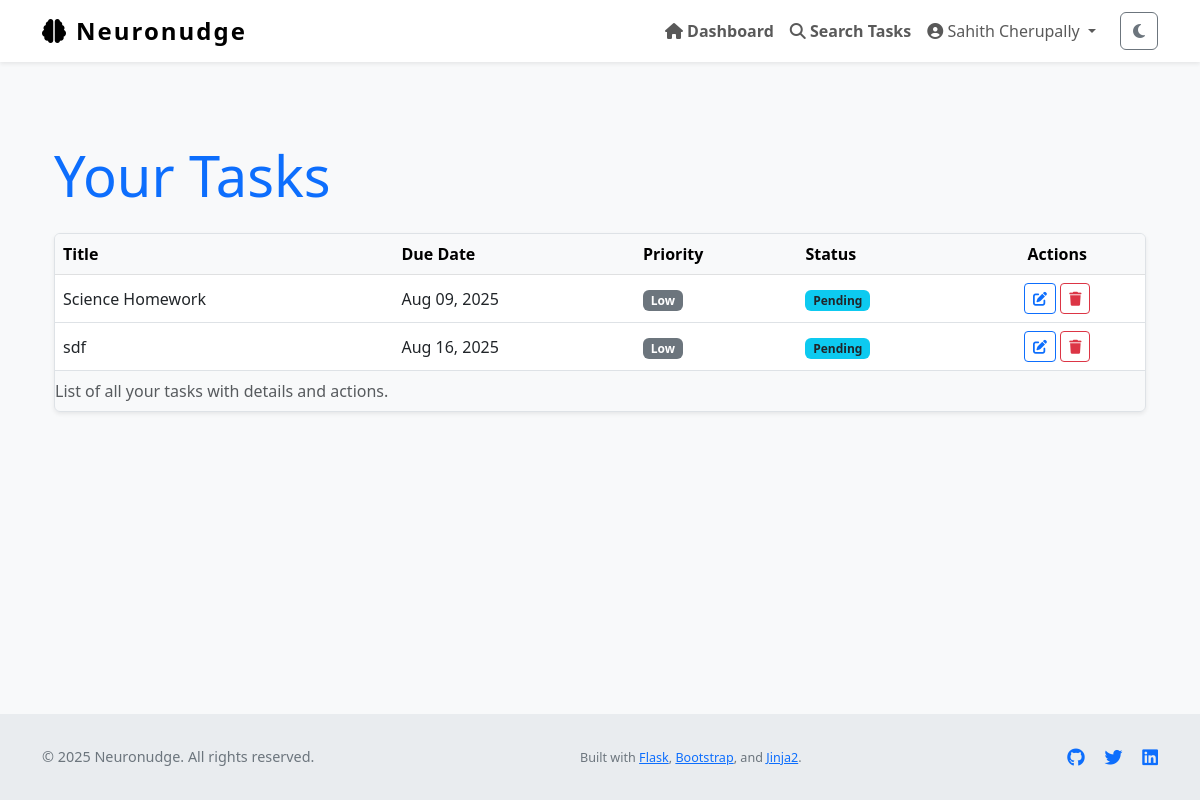
The page /tasks (signed in) on the database its author committed.
### Neuronudge/models.py (models this page shows, shortened)
class User(UserMixin, db.Model):
    id = db.Column(db.Integer, primary_key=True)
    name = db.Column(db.String(150), nullable=True)                # full name
    username = db.Column(db.String(150), unique=True, nullable=False)
    email = db.Column(db.String(150), unique=True, nullable=False)
    password_hash = db.Column(db.String(256), nullable=False)
    profile_type = db.Column(db.String(50), nullable=False, default='General')
    created_at = db.Column(db.DateTime, default=datetime.utcnow)
    tasks = db.relationship('Task', backref='user', lazy=True)
    logs = db.relationship('ActivityLog', backref='user', lazy=True)
    preferences = db.relationship('OnboardingPreferences', back_populates='user', uselist=False)

class Task(db.Model):
    id = db.Column(db.Integer, primary_key=True)
    title = db.Column(db.String(255), nullable=False)
    description = db.Column(db.Text)
    due_date = db.Column(db.DateTime)
    completed = db.Column(db.Boolean, default=False)
    priority = db.Column(db.Integer, default=3)         # 1 = high, 2 = med, 3 = low
    reminder_set = db.Column(db.Boolean, default=False)
    created_at = db.Column(db.DateTime, default=datetime.utcnow)
    updated_at = db.Column(db.DateTime, default=datetime.utcnow, onupdate=datetime.utcnow)
    user_id = db.Column(db.Integer, db.ForeignKey('user.id'), nullable=False)

### Neuronudge/views.py (the view)
@views.route('/tasks')
@login_required
def task_list():
    page = request.args.get('page', 1, type=int)
    tasks = Task.query.filter_by(user_id=current_user.id).paginate(page=page, per_page=10)
    return render_template('task_list.html', tasks=tasks)

### Neuronudge/__init__.py (called while the page is built)
def create_app():
    app = Flask(__name__)
    app.config['SECRET_KEY'] = os.environ.get("SECRET_KEY", "thisissecret")
    app.config['SQLALCHEMY_DATABASE_URI'] = 'sqlite:///db.sqlite'
    app.config['SQLALCHEMY_TRACK_MODIFICATIONS'] = False
    db.init_app(app)
    from .views import views
    from .auth import auth
    app.register_blueprint(views, url_prefix='/')
    app.register_blueprint(auth, url_prefix='/auth')
    from .models import User
    login_manager = LoginManager()
    login_manager.login_view = 'auth.login'
    login_manager.init_app(app)
    @login_manager.user_loader
    def load_user(id):
        return User.query.get(int(id))
    return app

### Neuronudge/templates/task_list.html (shortened to what this page needs)
{% extends "layout.html" %}
{% block content %}
<section aria-labelledby="taskListHeading" class="my-5">
    <div class="container">
        <h1 id="taskListHeading" class="mb-4 display-4 text-primary">Your Tasks</h1>
        {% if tasks %}
        <div class="table-responsive shadow-sm rounded border">
            <table class="table table-hover align-middle mb-0" aria-describedby="taskListDesc">
                <caption id="taskListDesc">List of all your tasks with details and actions.</caption>
                <thead class="table-light">
                    <tr>
                        <th scope="col">Title</th>
                        <th scope="col">Due Date</th>
                        <th scope="col">Priority</th>
                        <th scope="col">Status</th>
                        <th scope="col" class="text-center">Actions</th>
                    </tr>
                </thead>
                <tbody>
                    {% for task in tasks %}
                    <tr>
                        <td>{{ task.title }}</td>
                        <td>{{ task.due_date.strftime('%b %d, %Y') if task.due_date else 'No due date' }}</td>
                        <td>
                            {% if task.priority == 'High' %}
                                <span class="badge bg-danger">High</span>
                            {% elif task.priority == 'Medium' %}
                                <span class="badge bg-warning text-dark">Medium</span>
                            {% else %}
                                <span class="badge bg-secondary">Low</span>
                            {% endif %}
                        </td>
                        <td>
                            {% if task.completed %}
                                <span class="badge bg-success">Completed</span>
                            {% else %}
                                <span class="badge bg-info text-dark">Pending</span>
                            {% endif %}
                        </td>
                        <td class="text-center">
                            <a href="{{ url_for('views.task_edit', task_id=task.id) }}" class="btn btn-sm btn-outline-primary" aria-label="Edit task {{ task.title }}">
                                <i class="fa-solid fa-pen-to-square"></i>
                            </a>
                            <button type="button" class="btn btn-sm btn-outline-danger btn-delete-task" data-task-id="{{ task.id }}" aria-label="Delete task {{ task.title }}">
                                <i class="fa-solid fa-trash"></i>
                            </button>
                        </td>
                    </tr>
                    {% endfor %}
                </tbody>
            </table>
        </div>
        {% else %}
        <p class="text-muted text-center fs-5">You have no tasks yet. <a href="{{ url_for('views.task_create') }}">Create your first task now.</a></p>
        {% endif %}
    </div>
</section>
{% endblock %}

### Neuronudge/templates/layout.html (shortened to what this page needs)
<!DOCTYPE html>
<html lang="en" class="h-100" data-theme="light">
<head>
    <link href="https://cdn.jsdelivr.net/npm/bootstrap@5.3.0/dist/css/bootstrap.min.css" rel="stylesheet" />
    <link href="https://cdnjs.cloudflare.com/ajax/libs/font-awesome/6.4.0/css/all.min.css" rel="stylesheet" />
    <link rel="stylesheet" href="{{ url_for('static', filename='style.css') }}" />
</head>
<body class="d-flex flex-column h-100" role="document" aria-live="polite" aria-busy="false" aria-label="Neuronudge main document">
<nav class="navbar navbar-expand-lg navbar-light fixed-top bg-white shadow-sm" role="navigation" aria-label="Main navigation">
    <div class="container">
        <a class="navbar-brand d-flex align-items-center" href="{{ url_for('views.home') }}" aria-label="Neuronudge homepage">
            <i class="fa-solid fa-brain me-2" aria-hidden="true"></i> Neuronudge
        </a>
        <div class="collapse navbar-collapse" id="navbarNav">
            <ul class="navbar-nav ms-auto align-items-center" role="menubar">
                {% if current_user.is_authenticated %}
                    <li class="nav-item" role="none">
                        <a class="nav-link fw-semibold" href="{{ url_for('views.dashboard') }}" role="menuitem">
                            <i class="fa-solid fa-house"></i> Dashboard
                        </a>
                    </li>
                    <li class="nav-item" role="none">
                        <a class="nav-link fw-semibold" href="{{ url_for('views.task_search') }}" role="menuitem">
                            <i class="fa-solid fa-magnifying-glass"></i> Search Tasks
                        </a>
                    </li>
                    <li class="nav-item dropdown" role="none">
                        <a class="nav-link dropdown-toggle" href="#" id="profileDropdown" role="button"
                           data-bs-toggle="dropdown" aria-expanded="false" aria-haspopup="true" aria-controls="profileDropdownMenu">
                            <i class="fa-solid fa-user-circle"></i> {{ current_user.name or current_user.email }}
                        </a>
                    </li>
                    <li class="nav-item" role="none">
                        <button id="darkModeToggle" class="btn btn-outline-secondary ms-3" aria-pressed="false" aria-label="Toggle dark mode">
                            <i class="fa-solid fa-moon"></i>
                        </button>
                    </li>
                {% endif %}
            </ul>
        </div>
    </div>
</nav>
<div class="flash-message container position-fixed top-0 end-0 p-3" role="region" aria-live="assertive" aria-atomic="true">
</div>
<main role="main" class="container flex-grow-1 my-4" tabindex="-1">
    {% block content %}{% endblock %}
</main>
<footer class="footer mt-auto" role="contentinfo">
    <div class="container d-flex flex-column flex-md-row justify-content-between align-items-center">
        <p class="mb-2 mb-md-0">&copy; {{ current_year if current_year else "2025" }} Neuronudge. All rights reserved.</p>
        <p class="mb-0">
            <small>
                Built with
                <a href="https://flask.palletsprojects.com/" target="_blank" rel="noopener noreferrer">Flask</a>,
                <a href="https://getbootstrap.com/" target="_blank" rel="noopener noreferrer">Bootstrap</a>,
                and
                <a href="https://jinja.palletsprojects.com/" target="_blank" rel="noopener noreferrer">Jinja2</a>.
            </small>
        </p>
        <div>
            <a href="https://github.com/your-repo" target="_blank" aria-label="GitHub repository" class="text-decoration-none me-3">
            </a>
            <a href="https://twitter.com/yourhandle" target="_blank" aria-label="Twitter profile" class="text-decoration-none me-3">
            </a>
            <a href="https://linkedin.com/in/yourprofile" target="_blank" aria-label="LinkedIn profile" class="text-decoration-none">
            </a>
        </div>
    </div>
</footer>
</body>
</html>

### Neuronudge/static/style.css (style rules this page uses)
body { background-color: #eef; }

### Neuronudge/templates/layout.html (style rules this page uses)
body { padding-top: 70px; background-color: var(--bs-light-bg, #f8f9fa); min-height: 100vh; display: flex; flex-direction: column; text-size-adjust: 100%; }
.navbar-brand { font-weight: 700; font-size: 1.5rem; letter-spacing: 2px; }
.footer { margin-top: auto; padding: 2rem 0; background-color: var(--bs-light-footer-bg, #e9ecef); text-align: center; font-size: 0.9rem; color: #6c757d; }

### rows shown on the page
User: name "Sahith Cherupally"
Task: title "Science Homework", due_date "Aug 09, 2025", priority "Low", completed "Pending"
Task: title "sdf", due_date "Aug 16, 2025", priority "Low", completed "Pending"

### other values the page prints
{{ current_year if current_year else "2025" }} "2025"
